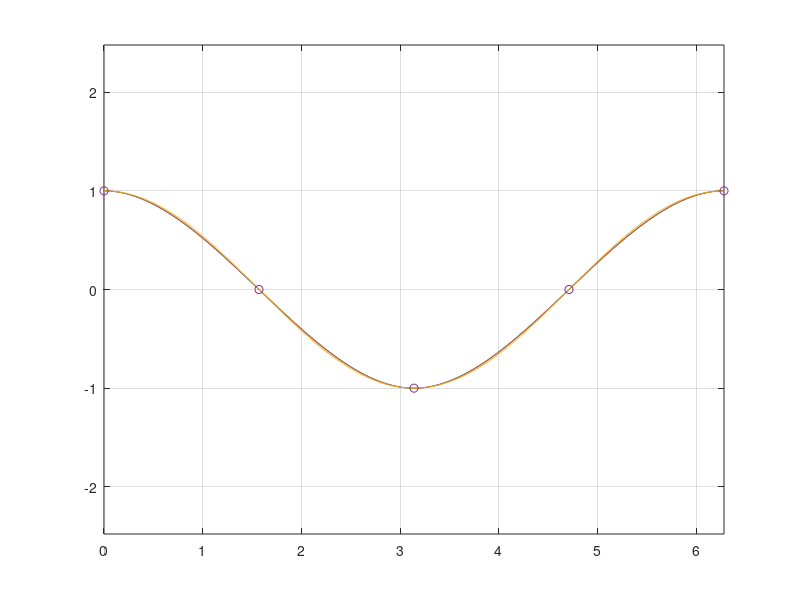

The MATLAB script that drew this image:
x=[0,pi/2,pi,3*pi/2,2*pi];
f=cos(x);
t=pi/4;
int=0:0.01:2*pi;
plot(int,spline(x,f,int))
hold on
plot(int, spline(x, [0 f 0], int)) % -sin in 0 si -sin in 2pi
plot(int,cos(int))
plot(x,f,'o')
grid on
axis equal